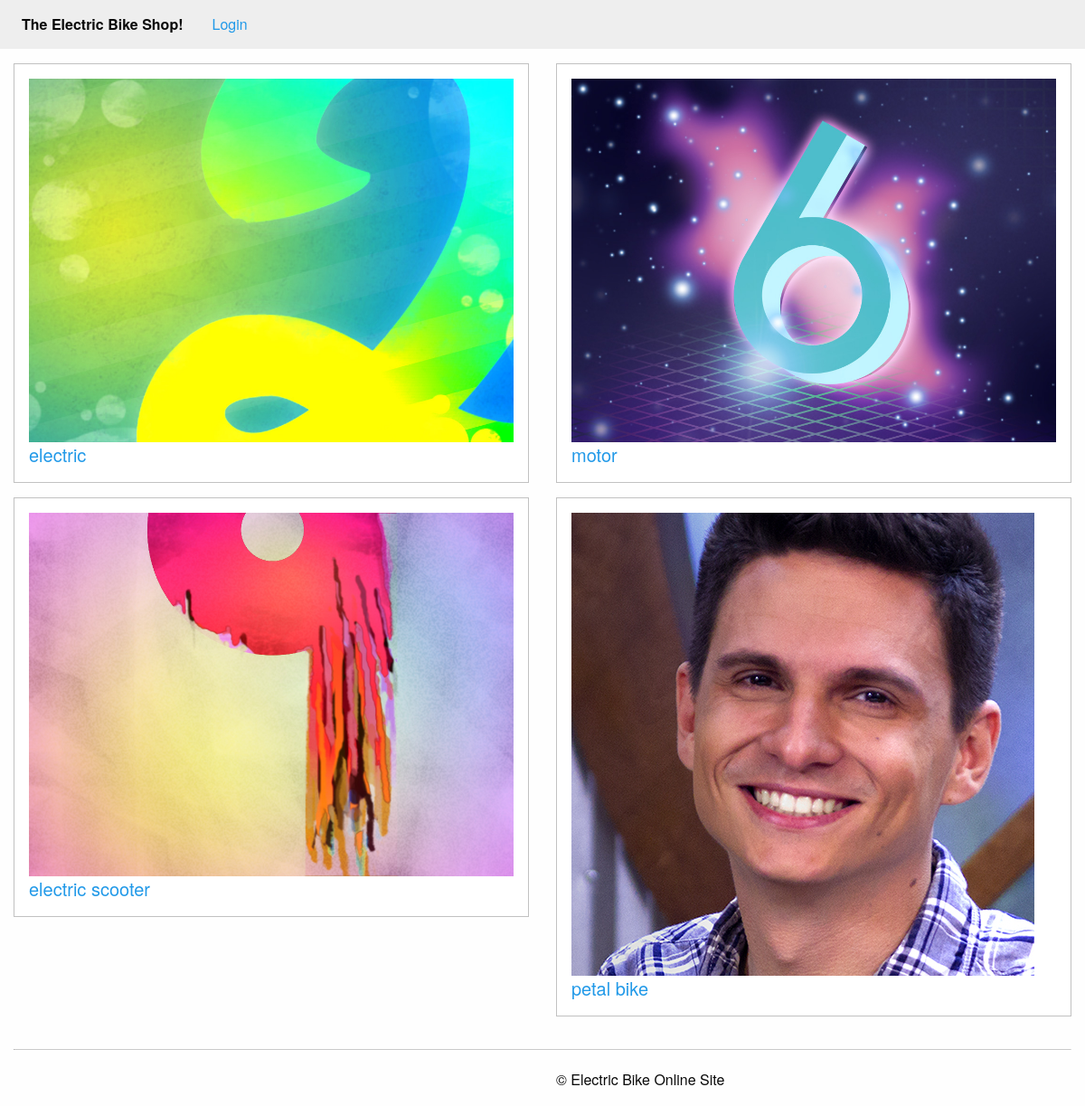
Screenshot of /bikes/ with the database file from the repository.
### Bikes/models.py (models this page shows, shortened)
class BikeTypes(models.Model):
    type = models.CharField(max_length=100)
    picture = models.ImageField()

### Bikes/views.py (the view)
def bike_type_list(request):
    bike_types = models.BikeTypes.objects.all()
    return render(request,
                  'bikes/bike_types.html',
                  {'bike_types': bike_types})

### Bikes/templates/Bikes/bike_types.html (shortened to what this page needs)
{%  extends "layout.html" %}
{%  block content %}
    <div class="row">
        {% for bike_type in bike_types %}
            <div class="small-6 columns">
                <div class="callout">
                    <img src="{{ bike_type.picture }}">
                    <h5><a href="{%  url 'bikes:list'  pk=bike_type.pk%}">{{ bike_type.type }}</a></h5>
                </div>
            </div>
        {%  endfor %}
    </div>
{%  endblock  %}

### rows the page displays
BikeTypes: picture (picture), type "electric"
BikeTypes: picture (picture), type "motor"
BikeTypes: picture (picture), type "electric scooter"
BikeTypes: picture (picture), type "petal bike"
